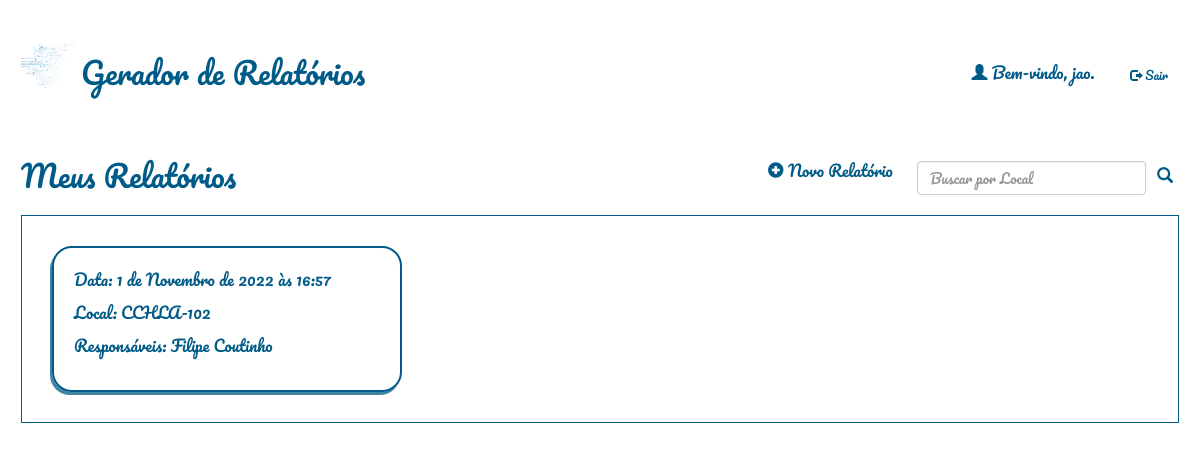
The app's page / (signed in), older data.
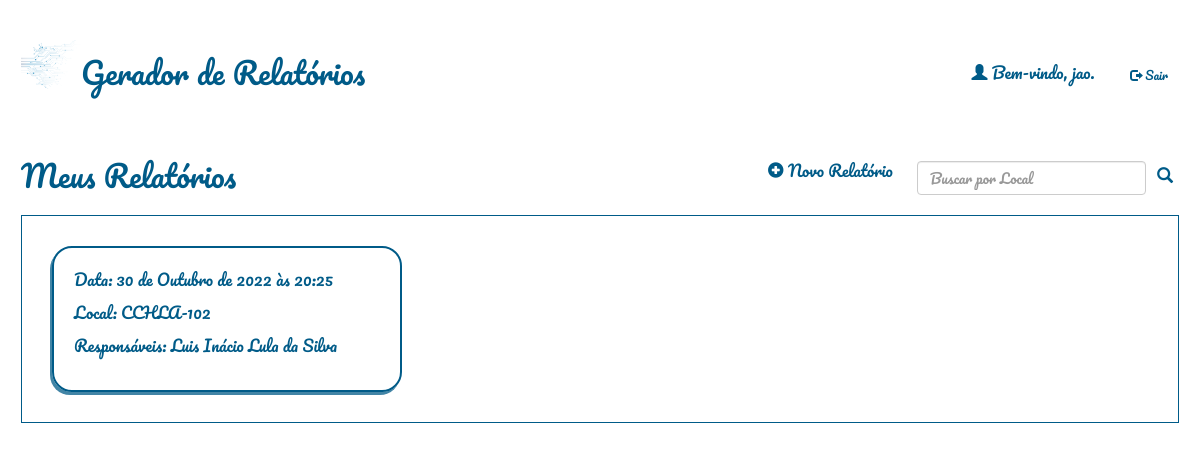
The same page, newer data.
### relatorio/models.py (models this page shows)
class Relatorio(models.Model):
    autor = models.ForeignKey(User, default=None, on_delete=models.CASCADE)
    data = models.DateTimeField()
    local = models.CharField(max_length=100)
    temperatura = models.IntegerField()
    clima = models.CharField(max_length=100)
    responsaveis = models.TextField(blank=True)
    qualiprof = models.CharField(max_length=100, default='')
    riscos = models.CharField(max_length=100, default='')
    equipamentos = models.CharField(max_length=100, default='')
    sinalizacao = models.CharField(max_length=100, default='')
    desligamento = models.CharField(max_length=4, default='')
    integridade = models.CharField(max_length=4, default='')
    dialogo = models.CharField(max_length=4, default='')
    curso_nr = models.CharField(max_length=4, default='')
    conferido = models.CharField(max_length=4, default='')
    delimitar_area = models.CharField(max_length=4, default='')
    auxconces = models.CharField(max_length=4, default='')
    tensao = models.CharField(max_length=4, default='')
    aterramento = models.CharField(max_length=4, default='')
    altura = models.CharField(max_length=4, default='')
    cinto_seg = models.CharField(max_length=4, default='')
    requi_seg = models.CharField(max_length=4, default='')
    reavaliacao = models.CharField(max_length=4, default='')
    tempambiente = models.CharField(max_length=100, default='')
    condambiente = models.CharField(max_length=100, default='')
    altitude = models.CharField(max_length=100, default='')
    presagua = models.CharField(max_length=100, default='')
    pressolidos = models.CharField(max_length=100, default='')
    pressubst = models.CharField(max_length=100, default='')
    solmecanicas = models.CharField(max_length=100, default='')
    presmofo = models.CharField(max_length=100, default='')
    presfauna = models.CharField(max_length=100, default='')
    infleletro = models.CharField(max_length=100, default='')
    radsolar = models.CharField(max_length=100, default='')
    descatm = models.CharField(max_length=100, default='')
    movdoar = models.CharField(max_length=100, default='')
    vento = models.CharField(max_length=100, default='')
    competencia = models.CharField(max_length=100, default='')
    reseletr = models.CharField(max_length=100, default='')
    contpessoas = models.CharField(max_length=100, default='')
    condfuga = models.CharField(max_length=100, default='')
    natmatpr = models.CharField(max_length=100, default='')
    natmatcons = models.CharField(max_length=100, default='')
    classestr = models.CharField(max_length=100, default='')
    documentacao = models.CharField(max_length=100, default='')
    ambientesofreu = models.CharField(max_length=100, default='')
    instalacaoinspecionada = models.CharField(max_length=100, default='')
    linhaseletricasdisp = models.CharField(max_length=100, default='')
    compinstalacao = models.CharField(max_length=100, default='')
    linhaseletricascorr = models.CharField(max_length=100, default='')
    tomadasdeforca = models.CharField(max_length=100, default='')
    qtdesufitomadas = models.CharField(max_length=100, default='')
    instlquadist = models.CharField(max_length=100, default='')
    novoscircuitos = models.CharField(max_length=100, default='')
    advquadist = models.CharField(max_length=100, default='')
    dispprotecaoident = models.CharField(max_length=100, default='')
    protcircuitos = models.CharField(max_length=100, default='')
    barramentoquadist = models.CharField(max_length=100, default='')
    bitola = models.CharField(max_length=100, default='')
    condutident = models.CharField(max_length=100, default='')
    disjundif = models.CharField(max_length=100, default='')
    dispprotecaosurtos = models.CharField(max_length=100, default='')
    servseguranca = models.CharField(max_length=100, default='')
    esqaterramento = models.CharField(max_length=100, default='')
    reservadeenergia = models.CharField(max_length=100, default='')
    fontseguranca = models.CharField(max_length=100, default='')
    paralelismo = models.CharField(max_length=100, default='')
    capbarramento = models.PositiveSmallIntegerField(default=0)
    protgeral = models.PositiveSmallIntegerField(default=0)
    protdr = models.PositiveSmallIntegerField(default=0)
    protdps = models.PositiveSmallIntegerField(default=0)
    vab = models.PositiveSmallIntegerField(default=0)
    van = models.PositiveSmallIntegerField(default=0)
    ia= models.PositiveSmallIntegerField(default=0)
    vbc = models.PositiveSmallIntegerField(default=0)
    vbn = models.PositiveSmallIntegerField(default=0)
    ib= models.PositiveSmallIntegerField(default=0)
    vca = models.PositiveSmallIntegerField(default=0)
    vcn = models.PositiveSmallIntegerField(default=0)
    ic= models.PositiveSmallIntegerField(default=0)
    continuidade = models.CharField(max_length=100, default='')
    resistencia = models.CharField(max_length=100, default='')
    selvpelv = models.CharField(max_length=100, default='')
    verificacao = models.CharField(max_length=100, default='')
    ensaiodetensao = models.CharField(max_length=100, default='')
    ensaiodefunc = models.CharField(max_length=100, default='')

### relatorio/views.py (the view)
# urls.py: path('', relatorio_views.relatorio_list, name="home"),
@login_required(login_url="/accounts/login/")
def relatorio_list(request):
    usuario = request.user
    if(request.method=='POST'):
        busca = request.POST['busca']
        relatorios = Relatorio.objects.filter(autor=usuario, local__contains=busca).order_by('data')
        return render(request, 'relatorio/relatorio_list.html', {'relatorios': relatorios, 'busca':busca})
    relatorios = Relatorio.objects.filter(autor=usuario).order_by('data')
    return render(request, 'relatorio/relatorio_list.html', {'relatorios': relatorios})

### relatorio/templates/relatorio/relatorio_list.html (shortened to what this page needs)
{% extends 'base_layout.html'%}
{% block content %}
    <header>
        <div class="meuscompromissosdiv">
            <h2>Meus Relatórios</h2>
        </div>
        <nav>
            <li>
                <a class="botao-icon" href="{% url 'relatorio:cria' %}">
                    <span class="glyphicon glyphicon-plus-sign"></span>
                    Novo Relatório
                </a>
            </li>
            <li>
                <form method=POST action="{% url 'home' %}" class="form-inline">
                    <input class="form-control me-2" type="search" placeholder="Buscar por Local" aria-label="Search" name="busca">
                    <button class="btn-outline-secondary" id="searchbutton" type="submit"><span class="glyphicon glyphicon-search"></span></button>
                </form>
            </li>
        </nav>
    </header>
    <div class="compromissos">
        {% if not relatorios %}
            {% if busca %}
                <br>
                <p style="margin-left: 20px;">  Sua busca por <span style="color:rgba(221, 33, 33, 0.705);">' {{ busca }} '</span> não encontrou resultados.</p>
                <br>
            {% else %}
                <br>
                <p style="margin-left: 20px; color:rgba(221, 33, 33, 0.705);">  Não há nenhum relatório ainda.</p>
                <br>
            {% endif %}
        {% else %}
            {% for relatorio in relatorios %}
            <a href="{% url 'relatorio:visualiza' rel_id=relatorio.id %}">
                <div class="compromisso">
                    <p>Data: {{ relatorio.data }}</p>
                    <p>Local: {{ relatorio.local }}</p>
                    <p class="obs">Responsáveis: {{ relatorio.responsaveis }}</p>
                </div>
            </a>
            {% endfor %}
        {% endif %}
        </div>
{% endblock %}

Row changes from the older to the newer data that the page shows:
removed Relatorio: data "1 de Novembro de 2022 às 16:57", local "CCHLA-102", responsaveis "Filipe Coutinho"
added Relatorio: data "30 de Outubro de 2022 às 20:25", local "CCHLA-102", responsaveis "Luis Inácio Lula da Silva"
